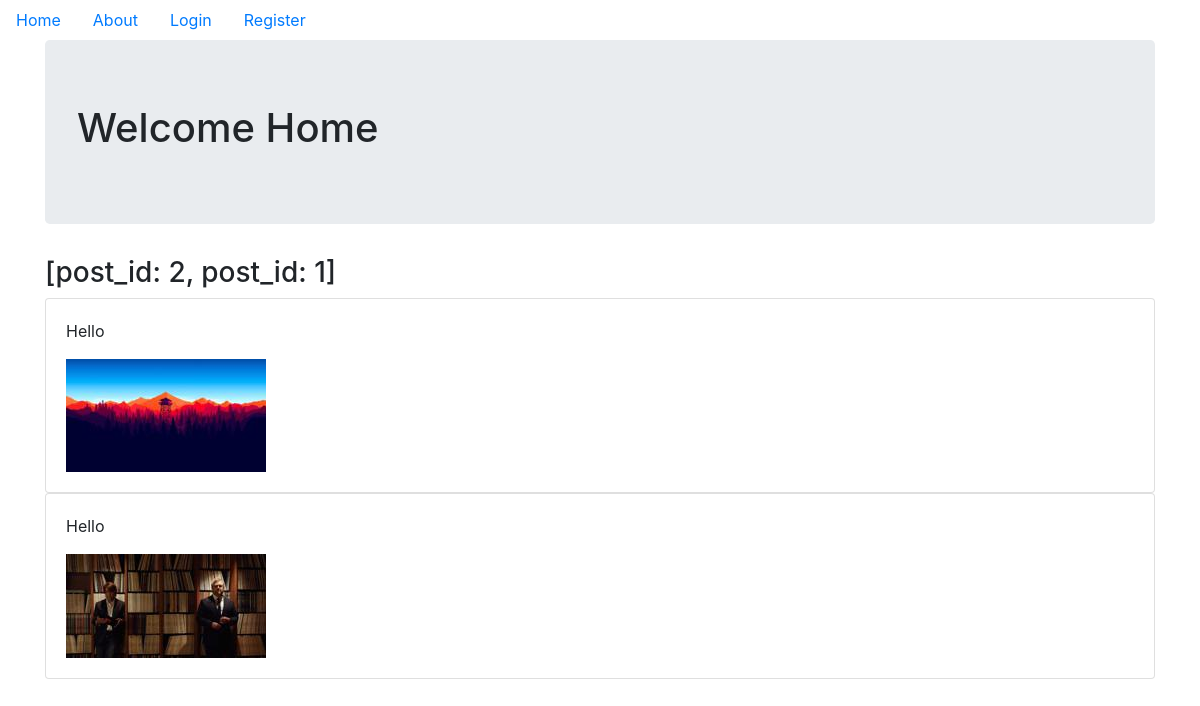
Before: / with the older database file.
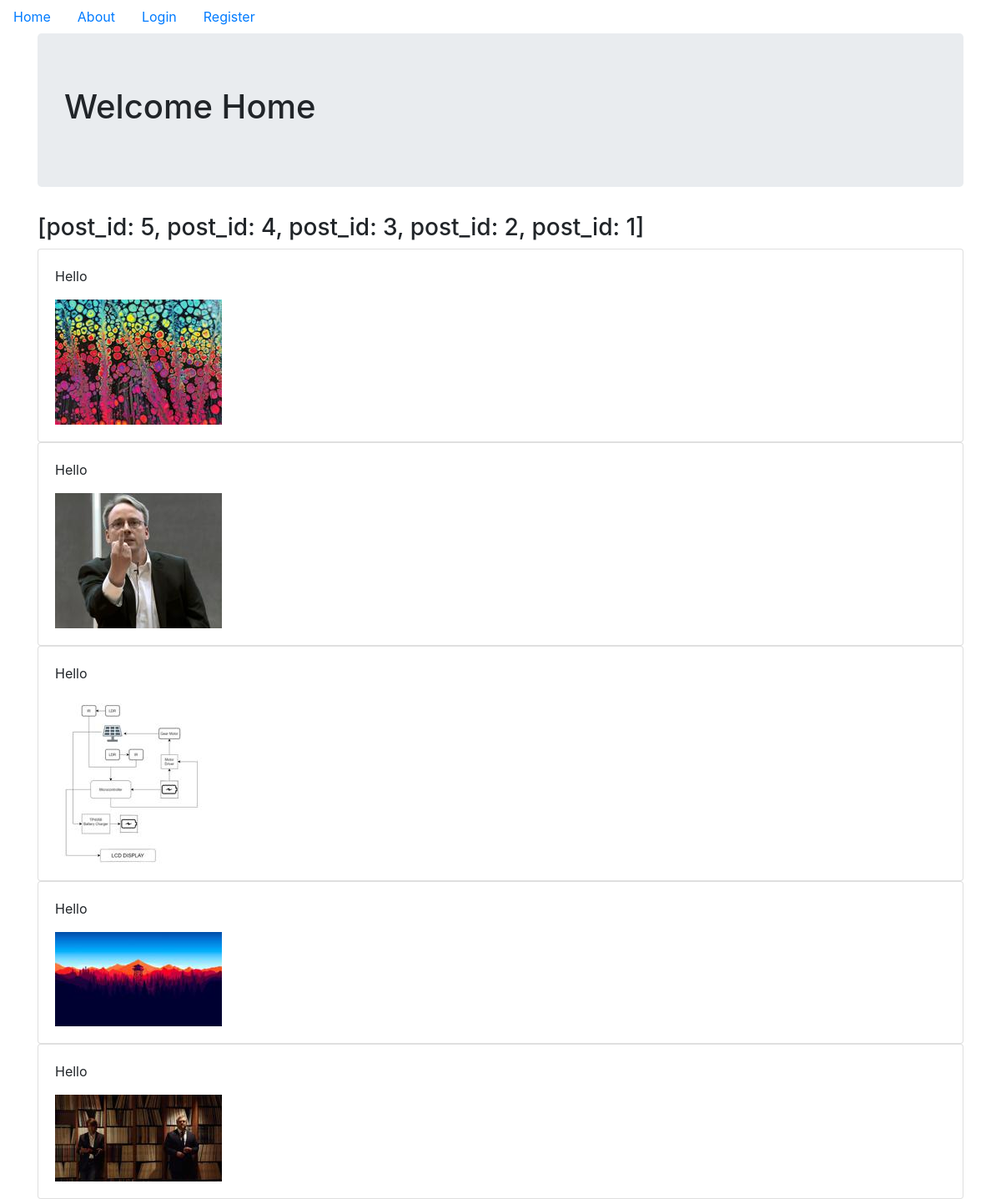
After: the same page with the newer database file.
### mainproject/models.py (models this page shows, shortened)
class Meme(db.Model):
    users = db.relationship(User)
    id = db.Column(db.Integer,primary_key= True)
    user_id = db.Column(db.Integer, db.ForeignKey('users.id'),nullable = False)
    date = db.Column(db.DateTime,nullable=False, default = datetime.utcnow)
    meme_caption = db.Column(db.Text,nullable = False)
    meme_image = db.Column(db.String(128),nullable=False)
    def __repr__(self):
        return f"post_id: {self.id}"

### mainproject/core/views.py (the view)
@core.route('/')
def index():
    memes = Meme.query.order_by(Meme.date.desc()).all()
    return render_template("index.html",memes = memes)

### mainproject/templates/index.html
{% extends "base.html" %} {% block content %}
<div class="jumbotron">
    <h1>Welcome Home</h1>
</div>
<h3>{{memes}}</h3>
{% for meme in memes %}
<div class="card">
    <div class="card-body">
        <p>Hello</p>
        <img src="{{url_for('static',filename= 'memes/'+meme.meme_image)}}" alt="">
    </div>
</div>
{% endfor %} {% endblock %}

### mainproject/templates/base.html (shortened to what this page needs)
<!doctype html>
<html lang="en">
<head>
    <link rel="stylesheet" href="https://stackpath.bootstrapcdn.com/bootstrap/4.5.2/css/bootstrap.min.css">
</head>
<body>
    <ul class='nav'>
        <li class='nav-link'>
            <a href="{{ url_for('core.index') }}">Home</a>
        </li>
        <li class='nav-link'>
            <a href="{{ url_for('core.about') }}">About</a>
        </li>
        {% if current_user.is_authenticated %}
        <li class='nav-link'>
            <a href="{{ url_for('users.logout') }}">Log out</a>
        </li>
        <li class='nav-link'>
            <a href="{{ url_for('users.account') }}">Account</a>
        </li>
        <li class='nav-link'>
            <a href="{{url_for('meme_post.create_meme')}}">Create Post</a>
        </li>
        <li class='nav-link'>
            <a href="{{url_for('users.profile',username= current_user.username)}}">Profile</a>
        </li>
        {% else %}
        <li class='nav-link'>
            <a href="{{ url_for('users.login') }}">Login</a>
        </li>
        <li class='nav-link'>
            <a href="{{ url_for('users.register') }}">Register</a>
        </li>
        {% endif %}
    </ul>
    <div class="container">
        {% block content %} {% endblock %}
    </div>
</body>
</html>

Changed rows visible on the page:
added Meme: id "[post_id: 5, post_id: 4, post_id: 3, post_id: 2, post_id: 1]", meme_image (picture)
added Meme: meme_image (picture)
added Meme: meme_image (picture)
Other visible differences:
{{ memes }}: "[post_id: 2, post_id: 1]" → "[post_id: 5, post_id: 4, post_id: 3, post_id: 2, post_id: 1]"
